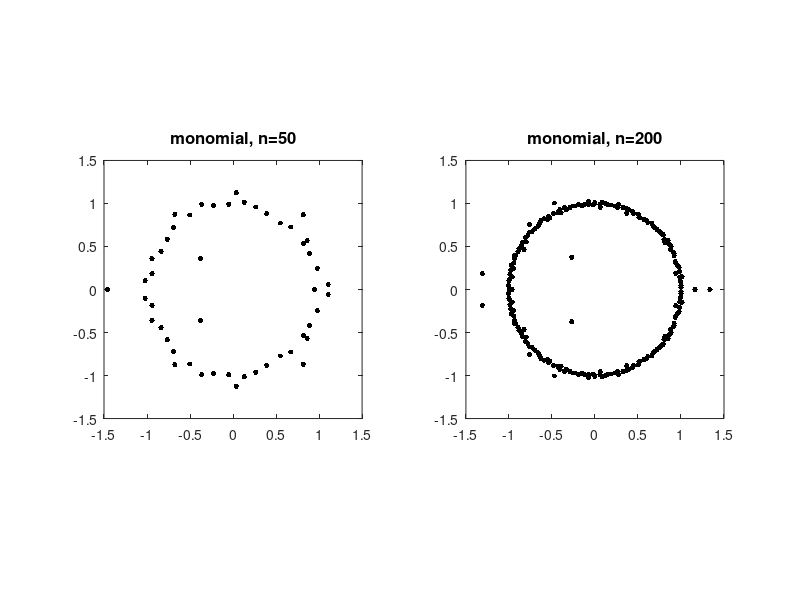

Write the MATLAB code that produced this figure. (Note: this script raises an error after producing the figure.)
%% Roots of random polynomials
% Nick Trefethen, November 2011

%%
% (Chebfun example roots/RandomPolynomials.m)
% [Tags: #random, #ROOTS]

%%
% If $p(z) = a_0 + a_1 z + \cdots + a_n z^n$ is a polynomial with random
% coefficients, its roots tend to lie near the unit circle [1,2]. To be
% specific, suppose $a_0,\ldots,a_{n-1}$ are independent real numbers from the
% standard normal distribution, with $a_n=1$. Here are typical pictures for $n
% = 50$ and $n = 200$, based on the MATLAB `roots` command. Incidentally, such
% computations are numerically stable [4]; the well-known difficulties of
% polynomial rootfinding pertain mainly to problems with roots away from the
% unit circle and coefficients far from random.
nn = [50 200];
MS = 'markersize'; FS = 'fontsize'; ms = 12; fs = 12;
for j = 1:2
    subplot(1,2,j)
    n = nn(j);
    a = [1; randn(n,1)];
    r = roots(a);
    plot(r,'.k',MS,ms)
    axis(1.5*[-1 1 -1 1]), axis square
    title(['monomial, n=' int2str(n)],FS,fs)
end

%%
% The reason these roots lie near the unit circle is that the monomials
% $1, z, z^2,\ldots$ are orthogonal polynomials defined on that set. For
% orthogonal polynomials defined on a different region of the complex plane,
% we get roots tending to cluster on the boundary of that region [3]. In
% particular, the best-known families of orthogonal polynomials are defined
% over $[-1,1]$, and random polynomials expressed in these bases tend to have
% roots near $[-1,1]$. The Chebfun `roots` command provides an easy way to
% compute roots of such polynomials stably. For example, here is what happens
% if we repeat the experiment above but for random polynomials in the basis of
% Chebyshev polynomials, i.e., $p = a_0 + a_1 T_1 + \cdots + a_n T_n$.
rng(1)
for j = 1:2
    subplot(1,2,j)
    n = nn(j);
    a = [1; randn(n,1)];
    p = chebfun(a,'coeffs');
    r = roots(p,'all');
    plot(r,'.k',MS,ms)
    axis(1.5*[-1 1 -1 1]), axis square
    title(['Chebyshev, n=' int2str(n)],FS,fs)
end

%%
% Legendre polynomials are orthogonal over the same interval $[-1,1]$, so the
% results aren't much different:
for j = 1:2
    subplot(1,2,j)
    n = nn(j);
    a = [1; randn(n,1)];
    A = legpoly(n:-1:0);
    p = A*a;
    r = roots(p,'all');
    plot(r,'.k',MS,ms)
    axis(1.5*[-1 1 -1 1]), axis square
    title(['Legendre, n=' int2str(n)],FS,fs)
end

%% References
%
% 1. J. Hammersley, The zeros of a random polynomial, Proceedings of the Third
%    Berkeley Symposium on Mathematical Statistics and Probability, 1954-1955,
%    U. California Press, 1956, pp. 89-111.
%
% 2. L. A. Shepp and R. J. Vanderbei, The complex zeros of random polynomials,
%    Transactions of the American Mathematical Society 347 (1995), 4365-4384.
%
% 3. B. Shiffman and S. Zelditch, Equilibrium distribution of zeros of random
%    polynomials, International Mathematical Research Notices, 2003, pp.
%    25-49.
%
% 4. K.-C. Toh and L. N. Trefethen, Pseudozeros of polynomials and
%    pseudospectra of companion matrices, Numerische Mathematik, 68 (1994),
%    403-425.
